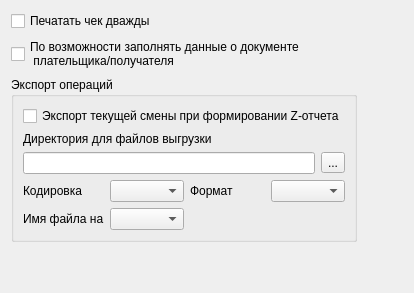
     <widget class="QWidget" name="tabSettings">
      <attribute name="title">
       <string>Настройки</string>
      </attribute>
      <layout class="QGridLayout" name="gridLayout_9">
       <item row="2" column="0">
        <widget class="QGroupBox" name="gbExportSettings">
         <property name="title">
          <string>Экспорт операций</string>
         </property>
         <property name="checkable">
          <bool>false</bool>
         </property>
         <layout class="QGridLayout" name="gridLayout_11">
          <item row="1" column="0" colspan="3">
           <widget class="QLabel" name="lblExportDir">
            <property name="text">
             <string>Директория для файлов выгрузки</string>
            </property>
           </widget>
          </item>
          <item row="3" column="0">
           <widget class="QLabel" name="lblExportFileCodec">
            <property name="text">
             <string>Кодировка</string>
            </property>
           </widget>
          </item>
          <item row="2" column="0" colspan="4">
           <layout class="QHBoxLayout" name="horizontalLayout_2">
            <item>
             <widget class="QLineEdit" name="edtExportDir">
              <property name="toolTip">
               <string>&lt;html&gt;&lt;head/&gt;&lt;body&gt;&lt;p&gt;Поле для ввода пути к директории, в которую будут помещаться файлы с результами экспорта операций по кассе.&lt;/p&gt;&lt;/body&gt;&lt;/html&gt;</string>
              </property>
             </widget>
            </item>
            <item>
             <widget class="QToolButton" name="btnExportDirBrowse">
              <property name="toolTip">
               <string>&lt;html&gt;&lt;head/&gt;&lt;body&gt;&lt;p&gt;При нажатии открывается диалоговое окно выбора директории, в которую будут помещаться файлы с результами экспорта операций по кассе.&lt;/p&gt;&lt;/body&gt;&lt;/html&gt;</string>
              </property>
              <property name="text">
               <string>...</string>
              </property>
             </widget>
            </item>
           </layout>
          </item>
          <item row="3" column="1">
           <widget class="QComboBox" name="cmbExportFileEncoding">
            <property name="sizePolicy">
             <sizepolicy hsizetype="Preferred" vsizetype="Fixed">
              <horstretch>0</horstretch>
              <verstretch>0</verstretch>
             </sizepolicy>
            </property>
            <property name="toolTip">
             <string>&lt;html&gt;&lt;head/&gt;&lt;body&gt;&lt;p&gt;Кодировка файлов с результами экспорта операций по кассе.&lt;/p&gt;&lt;/body&gt;&lt;/html&gt;</string>
            </property>
           </widget>
          </item>
          <item row="3" column="2">
           <widget class="QLabel" name="lblExportFormat">
            <property name="text">
             <string>Формат</string>
            </property>
           </widget>
          </item>
          <item row="3" column="3">
           <widget class="QComboBox" name="cmbExportFormat">
            <property name="toolTip">
             <string>&lt;html&gt;&lt;head/&gt;&lt;body&gt;&lt;p&gt;Формат файлов с результами экспорта операций по кассе.&lt;/p&gt;&lt;/body&gt;&lt;/html&gt;</string>
            </property>
           </widget>
          </item>
          <item row="0" column="0" colspan="4">
           <widget class="QCheckBox" name="chkAutoExportDuringZReport">
            <property name="toolTip">
             <string>&lt;html&gt;&lt;head/&gt;&lt;body&gt;&lt;p&gt;Включает автоматическую выгрузку в файл операций по текущей смене при формировани Z-отчета с гашением.&lt;/p&gt;&lt;/body&gt;&lt;/html&gt;</string>
            </property>
            <property name="text">
             <string>Экспорт текущей смены при формировании Z-отчета</string>
            </property>
           </widget>
          </item>
          <item row="4" column="0">
           <widget class="QLabel" name="lblFileNameLanguage">
            <property name="text">
             <string>Имя файла на</string>
            </property>
           </widget>
          </item>
          <item row="4" column="1">
           <widget class="QComboBox" name="cmbFileNameLanguage">
            <property name="toolTip">
             <string>&lt;html&gt;&lt;head/&gt;&lt;body&gt;&lt;p&gt;Список для выбора методики формирования имен файлов с результами экспорта операций по кассе.&lt;/p&gt;&lt;/body&gt;&lt;/html&gt;</string>
            </property>
           </widget>
          </item>
         </layout>
        </widget>
       </item>
       <item row="3" column="0">
        <spacer name="verticalSpacer_2">
         <property name="orientation">
          <enum>Qt::Vertical</enum>
         </property>
         <property name="sizeHint" stdset="0">
          <size>
           <width>20</width>
           <height>40</height>
          </size>
         </property>
        </spacer>
       </item>
       <item row="2" column="1">
        <spacer name="horizontalSpacer_2">
         <property name="orientation">
          <enum>Qt::Horizontal</enum>
         </property>
         <property name="sizeHint" stdset="0">
          <size>
           <width>40</width>
           <height>20</height>
          </size>
         </property>
        </spacer>
       </item>
       <item row="0" column="0" colspan="2">
        <widget class="QCheckBox" name="chkDoublePrintCheck">
         <property name="text">
          <string>Печатать чек дважды</string>
         </property>
        </widget>
       </item>
       <item row="1" column="0" colspan="2">
        <widget class="QCheckBox" name="chkFillPersonDocument">
         <property name="toolTip">
          <string>&lt;html&gt;&lt;head/&gt;&lt;body&gt;&lt;p&gt;Включает механимз автозаполнения полей документа плательщика/получателя в окне информации об кассовой операции, отображаемом после нажатия кнопки &amp;quot;Выполнить&amp;quot; на вкладке &amp;quot;Основное&amp;quot; и перед непосредственным формированием чека.&lt;/p&gt;&lt;/body&gt;&lt;/html&gt;</string>
         </property>
         <property name="text">
          <string>По возможности заполнять данные о документе
 плательщика/получателя</string>
         </property>
        </widget>
       </item>
      </layout>
     </widget>
